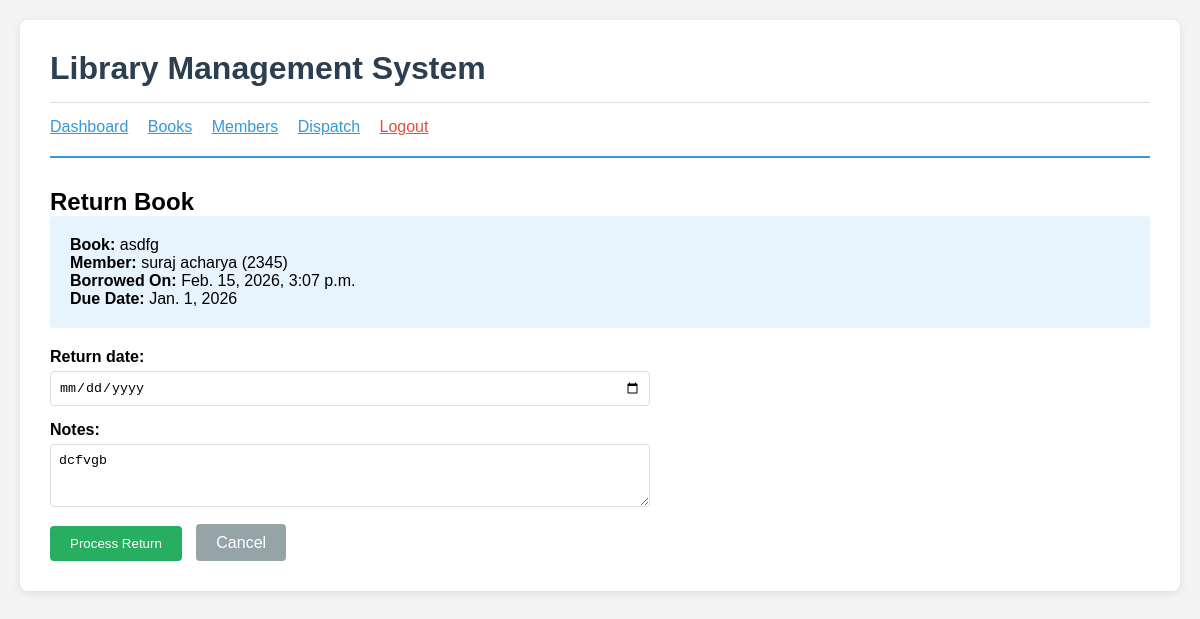
/dispatch/1/return/ (signed in), run on the app's committed database.
### dispatch/models.py (models this page shows, shortened)
class BorrowRecord(models.Model):
 book = models.ForeignKey(
 Book,
 on_delete=models.CASCADE,
 help_text="Book being borrowed"
 )
 member = models.ForeignKey(
 Member,
 on_delete=models.CASCADE,
 help_text="Member borrowing the book"
 )
 borrow_date = models.DateTimeField(
 auto_now_add=True,
 help_text="Date and time when book was borrowed"
 )
 due_date = models.DateField(
 help_text="Date when book should be returned"
 )
 return_date = models.DateField(
 null=True,
 blank=True,
 help_text="Actual return date (null if not returned)"  )
 STATUS_CHOICES = [
 ('borrowed', 'Borrowed'),
 ('returned', 'Returned'),
 ('overdue', 'Overdue'),
 ]
 status = models.CharField(
 max_length=20,
 choices=STATUS_CHOICES,
 default='borrowed'
 )
 notes = models.TextField(
 blank=True,
 help_text="Additional notes"
 )
 class Meta:
  ordering = ['-borrow_date']
  verbose_name = 'Borrow Record'
  verbose_name_plural = 'Borrow Records'

### books/models.py (models this page shows, shortened)
class Book(models.Model):
 title = models.CharField(
 max_length=200,
 help_text="Enter the book title"
 )
 author = models.CharField(
 max_length=100,
 help_text="Enter the author's name"
 )
 isbn = models.CharField(
 max_length=13,
 unique=True,
 help_text="13 Character ISBN number"
 )
 publisher = models.CharField(
 max_length=100,
 blank=True,
 help_text="Publisher name (optional)"
 )
 publication_year = models.IntegerField(
 validators=[MinValueValidator(1000)],
 help_text="Year of publication"
 )
 category = models.CharField(
 max_length=50,
 choices=[
 ('fiction', 'Fiction'),
 ('non_fiction', 'Non-Fiction'),
 ('science', 'Science'),
 ('history', 'History'),
 ('biography', 'Biography'),
 ('children', 'Children'),
 ('reference', 'Reference'),
 ],
 default='fiction'
 )
 total_copies = models.IntegerField(
 default=1,
 validators=[MinValueValidator(1)],
 help_text="Total number of copies"
 )
 available_copies = models.IntegerField(
 default=1,
 validators=[MinValueValidator(0)],
 help_text="Number of copies available for borrowing"  )
 description = models.TextField(
 blank=True,
 help_text="Brief description of the book"  )
 added_date = models.DateTimeField(auto_now_add=True)
 updated_date = models.DateTimeField(auto_now=True)
 class Meta:
  ordering = ['title']
  verbose_name = 'Book'
  verbose_name_plural = 'Books'

### members/models.py (models this page shows, shortened)
class Member(models.Model):
 user = models.OneToOneField(
 User,
 on_delete=models.CASCADE,
 limit_choices_to={'user_type': 'member'},
 help_text="Link to user account"
 )
 member_id = models.CharField(
 max_length=20,
 unique=True,
 help_text="Unique member ID"
 )
 phone_number = models.CharField(
 max_length=15,
 help_text="Contact phone number"
 )
 address = models.TextField(
 help_text="Residential address"
 )
 date_of_birth = models.DateField(
 help_text="Date of birth"
 )
 membership_date = models.DateField(
 auto_now_add=True,
 help_text="Date of membership registration"
 )
 is_active = models.BooleanField(
 default=True,
 help_text="Is membership active?"
 )
 class Meta:
  ordering = ['member_id']
  verbose_name = 'Member'
  verbose_name_plural = 'Members'

### accounts/models.py (models this page shows, shortened)
class User(AbstractUser):
    USER_TYPE_CHOICES = (
        ('librarian', 'Librarian'),
('member', 'Member'),
)
    user_type = models.CharField(
        max_length=20,
        choices=USER_TYPE_CHOICES,
        default='member'
    )
    def is_librarian(self):
        return self.user_type == 'librarian'

### dispatch/views.py (the view)
# urls.py: path('<int:pk>/return/', views.return_book, name='return_book'),
@login_required
@user_passes_test(is_librarian)
def return_book(request, pk):
 borrow_record = get_object_or_404(BorrowRecord, pk=pk)
 if borrow_record.return_date:
  messages.warning(request, 'This book has already been returned.')
  return redirect('borrow_list')
 if request.method == 'POST':
  form = ReturnBookForm(request.POST, instance=borrow_record)
  if form.is_valid():
   borrow_record = form.save(commit=False)
   if not borrow_record.return_date:
    borrow_record.return_date = timezone.now().date()
   borrow_record.save()
   book = borrow_record.book
   book.available_copies += 1
   book.save()
   messages.success(request, f'{book.title} returned successfully!')
   return redirect('borrow_list')
 else:
  form = ReturnBookForm(instance=borrow_record)
  form.fields['return_date'].initial = timezone.now().date()
 return render(request, 'dispatch/return_form.html', {
  'form': form,
  'borrow_record': borrow_record
 })

### dispatch/forms.py
class ReturnBookForm(forms.ModelForm):
 class Meta:
  model = BorrowRecord
  fields = ['return_date', 'notes']
  widgets = {
  'return_date': forms.DateInput(attrs={'type': 'date'}),
  'notes': forms.Textarea(attrs={'rows': 3}),
  }

### dispatch/views.py (called while the page is built)
def is_librarian(user):
 return user.is_authenticated and user.user_type == 'librarian'

### dispatch/templates/dispatch/return_form.html (shortened to what this page needs)
{% extends 'accounts/base.html' %}
{% block content %}
<h2>Return Book</h2>
<div style="background: #e8f4fd; padding: 20px; border-radius: 4px; margin-bottom: 20px;">
 <p><strong>Book:</strong> {{ borrow_record.book.title }}</p>
 <p><strong>Member:</strong> {{ borrow_record.member.user.get_full_name }} ({{ borrow_record.member.member_id }})</p>
 <p><strong>Borrowed On:</strong> {{ borrow_record.borrow_date }}</p>
 <p><strong>Due Date:</strong> {{ borrow_record.due_date }}</p>
</div>
<form method="post" style="max-width: 600px;">
 {% for field in form %}
  <div style="margin-bottom: 15px;">
  <label style="display: block; margin-bottom: 5px; font-weight: bold;">
  {{ field.label }}:
  </label>
  {{ field }}
  </div>
 {% endfor %}
 <button type="submit"
 style="padding: 10px 20px; background: #27ae60; color: white;   border: none; border-radius: 4px; cursor: pointer;">
 Process Return
 </button>
 <a href="{% url 'borrow_list' %}"
 style="padding: 10px 20px; background: #95a5a6; color: white;   text-decoration: none; border-radius: 4px; margin-left: 10px;">
 Cancel
 </a>
</form>
{% endblock %}

### accounts/templates/accounts/base.html (style rules this page uses)
* { margin: 0; padding: 0; box-sizing: border-box; }
body { font-family: Arial, sans-serif; background-color: #f4f4f4; padding: 20px; }

### dispatch/templates/dispatch/return_form.html (style rules this page uses)
input[type="date"], textarea { width: 100%; padding: 8px; border: 1px solid #ddd; border-radius: 4px; }

### data on the page
BorrowRecord: book "asdfg", member.user.get_full_name "suraj acharya", member.member_id "2345", borrow_date "Feb. 15, 2026, 3:07 p.m.", due_date "Jan. 1, 2026", form "dcfvgb"

### other printed values
{{ field.label }} "Return date" "Notes"
